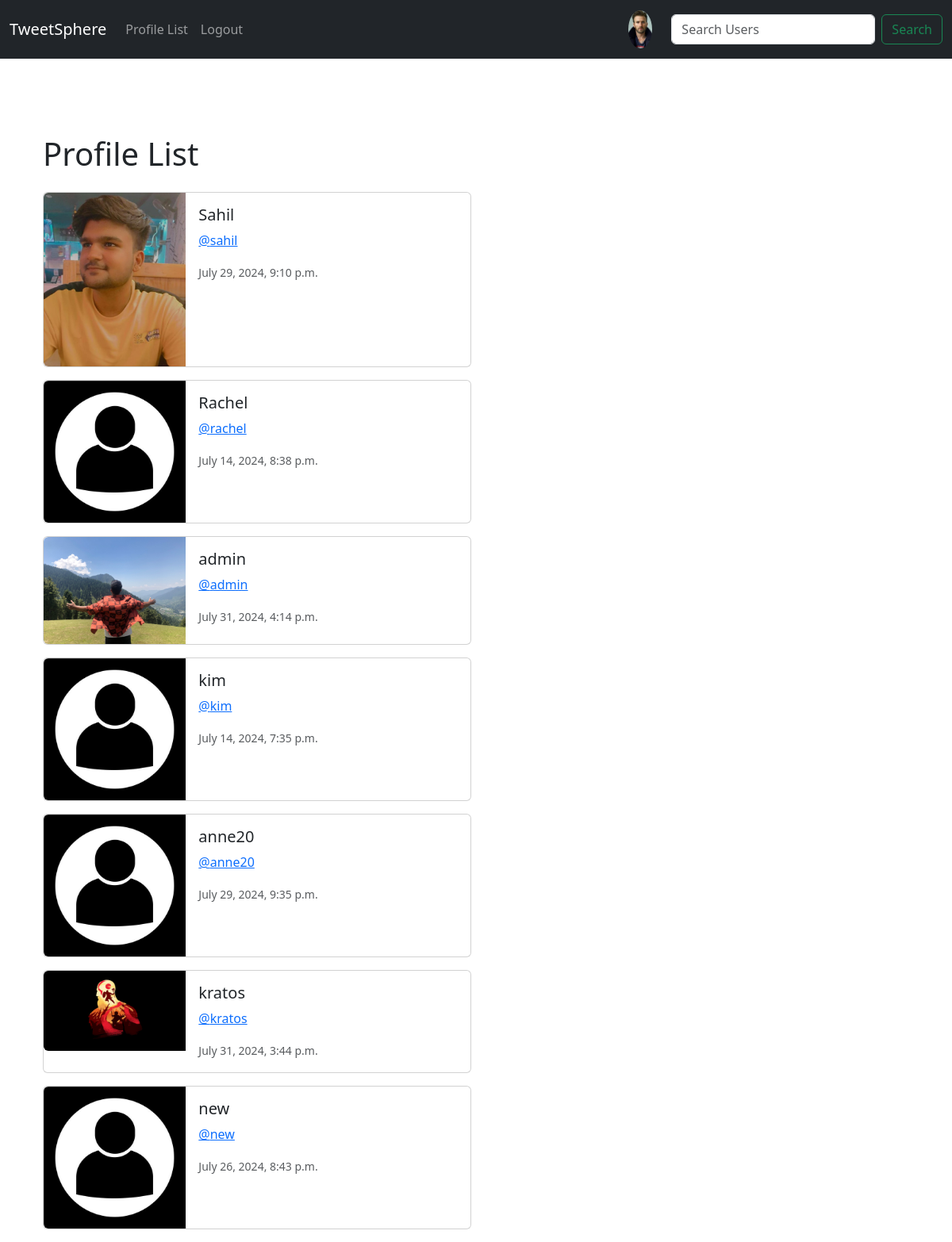
Screenshot of /profile_list/ (signed in) with the database file from the repository.
### TweetSphere/models.py (models this page shows, shortened)
class Profile(models.Model):
    user = models.OneToOneField(User, on_delete=models.CASCADE)  # One-to-one relationship with User
    follows = models.ManyToManyField(
        "self",
        related_name="followed_by",
        symmetrical=False,  # Relationship is not symmetrical (user A can follow user B without B following A)
        blank=True
    )
    date_modified = models.DateTimeField(auto_now=True)  # Automatically set to the current time when modified
    profile_image = models.ImageField(null=True, blank=True, upload_to="images/")  # Profile picture
    profile_bio = models.CharField(null=True, blank=True, max_length=500)  # User biography
    facebook_link = models.CharField(null=True, blank=True, max_length=100)  # Facebook profile link
    instagram_link = models.CharField(null=True, blank=True, max_length=100)  # Instagram profile link

### TweetSphere/views.py (the view)
# urls.py: path('profile_list/', views.profile_list, name='profile_list'),
def profile_list(request):
    if request.user.is_authenticated:
        profiles = Profile.objects.exclude(user=request.user)  # Excluding the logged-in user's profile
        return render(request, 'profile_list.html', {"profiles": profiles})
    else:
        messages.success(request, "You must be logged in to view this page")
        return redirect('home')

### TweetSphere/templates/profile_list.html
{% extends 'base.html' %}
{% load static %}
{% block content %}
<div class="container mt-5">
    <h1 class="mb-4">Profile List</h1>
    {% if profiles %}
        {% for profile in profiles %}
        <div class="card mb-3" style="max-width: 540px;">
            <div class="row g-0">
                <div class="col-md-4">
                    {% if profile.profile_image %}
                    <img src="{{ profile.profile_image.url }}" width=200 height=200 class="img-fluid rounded-start" alt="{{ profile.user_username }}">
                    {% else %}
                    <img src="{% static 'images/default_profile_pic.jpg' %}" class="img-fluid rounded-start" alt="Profile image">
                    {% endif %}
                </div>
                <div class="col-md-8">
                    <div class="card-body">
                        <h5 class="card-title">{{ profile.user.username }}</h5>
                        <p class="card-text">
                            <a href="{% url 'profile' profile.user.id %}">@{{ profile.user.username|lower }}</a>
                        </p>
                        <p class="card-text"><small class="text-body-secondary">{{ profile.date_modified }}</small></p>
                    </div>
                </div>
            </div>
        </div>
        {% endfor %}
    {% else %}
        <p>No profiles available.</p>
    {% endif %}
</div>
{% endblock %}

### TweetSphere/templates/navbar.html (shortened to what this page needs)
{% load static %}
<nav class="navbar navbar-expand-lg navbar-dark bg-dark">
    <div class="container-fluid">
      <a class="navbar-brand" href="{% url 'home' %}">TweetSphere</a>
      <div class="collapse navbar-collapse" id="navbarSupportedContent">
        <ul class="navbar-nav me-auto mb-2 mb-lg-0">
          <li class="nav-item">
            <a class="nav-link" href="{% url 'profile_list' %}">Profile List</a>
          </li>
          {% if user.is_authenticated %}
          <li class="nav-item">
          <a class="nav-link" href="{% url 'logout' %}">Logout</a>
        </li>
          {% else %}
          <a class="nav-link" href="{% url 'register' %}">Register</a>
          <a class="nav-link" href="{% url 'login' %}">Login</a>
          {% endif%}
        </ul>
        {% if user.is_authenticated %}
        <ul class="navbar-nav ml-auto">
          <li class="nav-link navbar-brand">
            <a href="{% url 'profile' request.user.id %}" >
              {% if user.profile.profile_image %}
            <img src="{{ user.profile.profile_image.url }}" class="rounded-circle" width="30">
            {% else %}
            <img src="{% static 'images/default_profile_pic.jpg' %}" class="img-fluid rounded-circle" alt="Profile image" width="30">
            {% endif %}
            </a>
          </li>
        </ul>
        {% endif %}
        <form class="d-flex" role="search" method="GET" action="{% url 'search_users' %}">
          <input class="form-control me-2" type="search" name="query" placeholder="Search Users" aria-label="Search">
          <button class="btn btn-outline-success" type="submit">Search</button>
        </form>
      </div>
    </div>
  </nav>

### rows the page displays
Profile: profile_image (picture), user.username "Sahil", user.username "sahil", date_modified "July 29, 2024, 9:10 p.m."
Profile: user.username "Rachel", user.username "rachel", date_modified "July 14, 2024, 8:38 p.m."
Profile: profile_image (picture), user.username "admin", date_modified "July 31, 2024, 4:14 p.m."
Profile: user.username "kim", date_modified "July 14, 2024, 7:35 p.m."
Profile: user.username "anne20", date_modified "July 29, 2024, 9:35 p.m."
Profile: profile_image (picture), user.username "kratos", date_modified "July 31, 2024, 3:44 p.m."
Profile: user.username "new", date_modified "July 26, 2024, 8:43 p.m."
